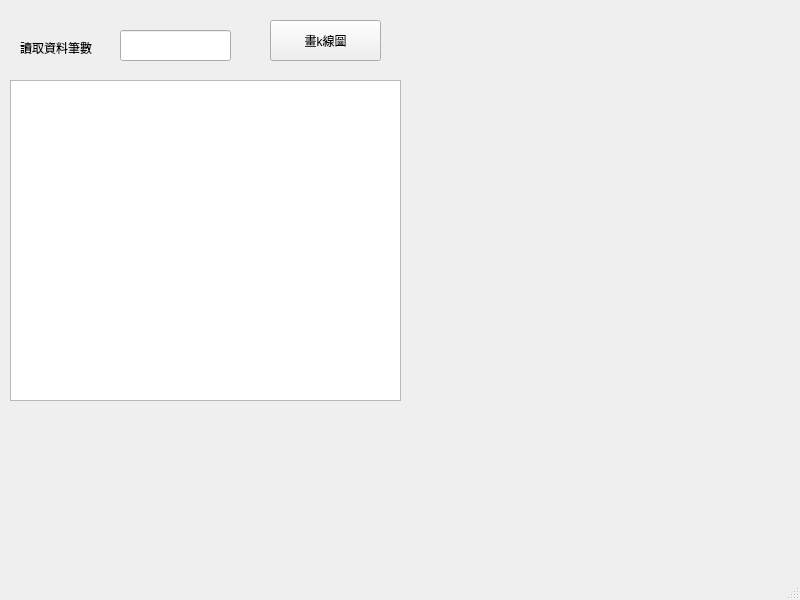
<?xml version="1.0" encoding="UTF-8"?>
<ui version="4.0">
 <class>MainWindow</class>
 <widget class="QMainWindow" name="MainWindow">
  <property name="geometry">
   <rect>
    <x>0</x>
    <y>0</y>
    <width>800</width>
    <height>600</height>
   </rect>
  </property>
  <property name="windowTitle">
   <string>MainWindow</string>
  </property>
  <widget class="QWidget" name="centralwidget">
   <widget class="QPushButton" name="pushButton">
    <property name="geometry">
     <rect>
      <x>270</x>
      <y>20</y>
      <width>111</width>
      <height>41</height>
     </rect>
    </property>
    <property name="text">
     <string>畫k線圖</string>
    </property>
   </widget>
   <widget class="QTableWidget" name="tableWidget">
    <property name="geometry">
     <rect>
      <x>10</x>
      <y>80</y>
      <width>391</width>
      <height>321</height>
     </rect>
    </property>
   </widget>
   <widget class="QLabel" name="label">
    <property name="geometry">
     <rect>
      <x>20</x>
      <y>40</y>
      <width>91</width>
      <height>16</height>
     </rect>
    </property>
    <property name="text">
     <string>讀取資料筆數</string>
    </property>
   </widget>
   <widget class="QLineEdit" name="lineEdit">
    <property name="geometry">
     <rect>
      <x>120</x>
      <y>30</y>
      <width>111</width>
      <height>31</height>
     </rect>
    </property>
   </widget>
   <widget class="QLabel" name="label_2">
    <property name="geometry">
     <rect>
      <x>410</x>
      <y>80</y>
      <width>381</width>
      <height>321</height>
     </rect>
    </property>
    <property name="text">
     <string/>
    </property>
    <property name="pixmap">
     <pixmap>起始圖.png</pixmap>
    </property>
    <property name="scaledContents">
     <bool>true</bool>
    </property>
   </widget>
  </widget>
  <widget class="QStatusBar" name="statusbar"/>
 </widget>
 <resources/>
 <connections/>
</ui>
